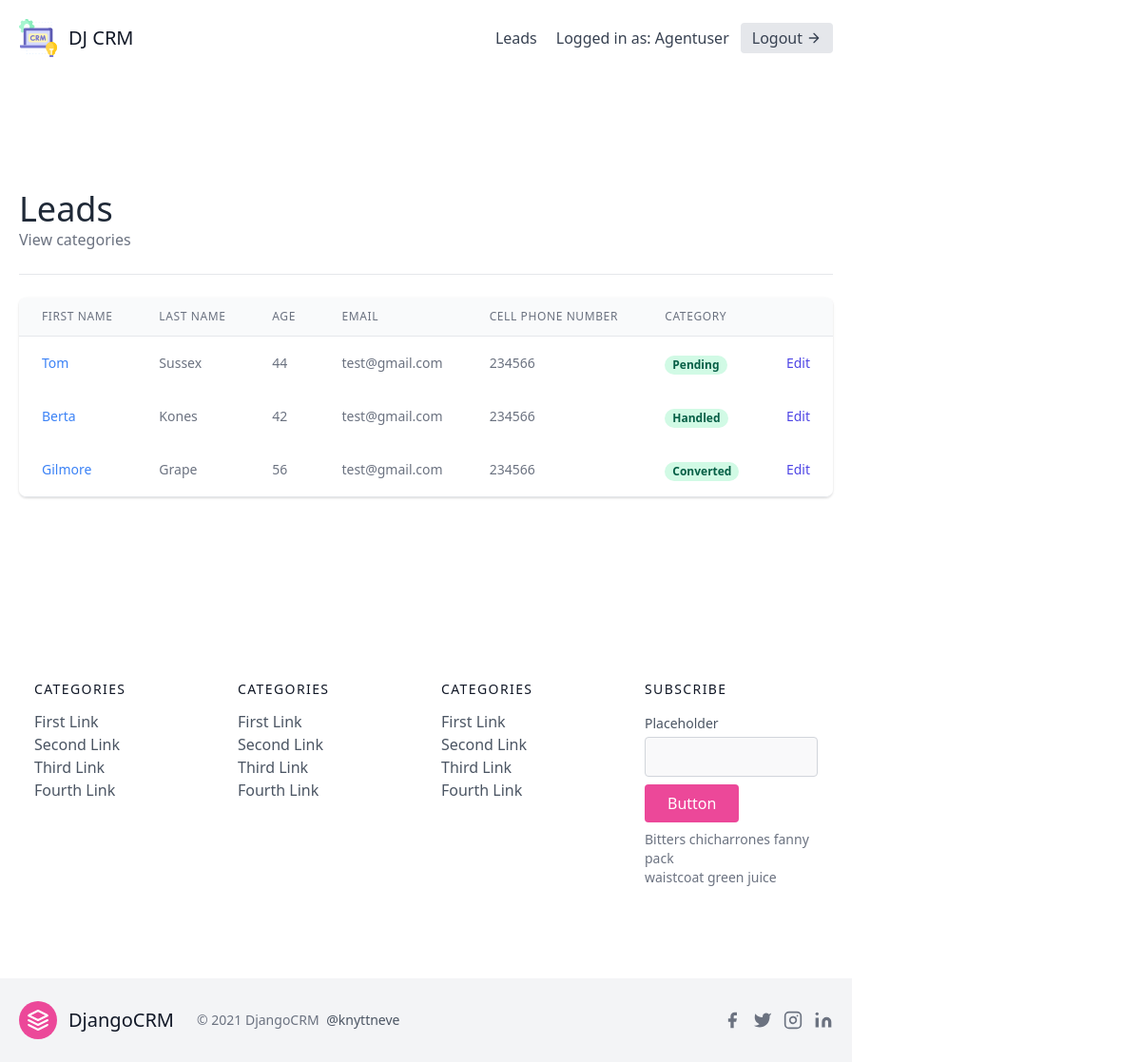
The page /leads/ (signed in) on the database its author committed.
### leads/models.py (models this page shows, shortened)
class User(AbstractUser):
    is_organisor = models.BooleanField(default=True)
    is_agent = models.BooleanField(default=False)

class Lead(models.Model):
    SOURCE_CHOICES = (
        ('Youtube', 'Youtube'),
        ('Google', 'Google'),
        ('Newsletter', 'Newsletter'),
    )
    first_name = models.CharField(max_length=255)
    last_name = models.CharField(max_length=255)
    age= models.IntegerField(default=0)
    agent = models.ForeignKey("Agent",null=True, blank=True, on_delete=models.SET_NULL)
    organisation = models.ForeignKey(UserProfile, on_delete=models.CASCADE, null=True, blank=True)
    category = models.ForeignKey("Category", related_name="leads", on_delete=models.SET_NULL, null=True, blank=True)
    description = models.TextField()
    date_added = models.DateTimeField(auto_now_add=True)
    phone_number = models.CharField(max_length=20)
    email = models.EmailField()
    profile_picture = models.ImageField(null=True, blank=True, upload_to="profile_pictures/")
    converted_date = models.DateTimeField(null=True, blank=True)

class Category(models.Model):
    name = models.CharField(max_length=30)
    organisation = models.ForeignKey(UserProfile, on_delete=models.CASCADE)

### leads/views.py (the view, shortened to what this page needs)
# urls.py: path('', LeadListView.as_view(), name='lead-list'), #the first arg is the url path, the second arg is the function
class LeadListView(LoginRequiredMixin, generic.ListView):
    template_name = "lead_list.html"
    context_object_name = "leads"
    def get_queryset(self):
        user = self.request.user
        if user.is_organisor:
            queryset = Lead.objects.filter(
                organisation=user.userprofile,
                agent__isnull=False
            )
        else:
            queryset = Lead.objects.filter(
                organisation=user.agent.organisation,
                agent__isnull=False
            )
            queryset = queryset.filter(agent__user=user)
        return queryset
    def get_context_data(self, **kwargs):
        context = super(LeadListView, self).get_context_data(**kwargs)
        user = self.request.user
        return context

### templates/lead_list.html (shortened to what this page needs)
{% extends "base.html" %}
{% block content %}
<section class="text-gray-700 body-font">
    <div class="container px-5 py-24 mx-auto flex flex-wrap">
        <div class="w-full mb-6 py-6 flex justify-between items-center border-b border-gray-200">
            <div>
                <h1 class="text-4xl text-gray-800">Leads</h1>
                <a class="text-gray-500 hover:text-blue-500" href="{% url 'leads:category-list' %}">
                    View categories
                </a>
            </div>
        </div>
        <div class="flex flex-col w-full">
            <div class="-my-2 overflow-x-auto sm:-mx-6 lg:-mx-8">
            <div class="py-2 align-middle inline-block min-w-full sm:px-6 lg:px-8">
                <div class="shadow overflow-hidden border-b border-gray-200 sm:rounded-lg">
                <table class="min-w-full divide-y divide-gray-200">
                    <thead class="bg-gray-50">
                        <tr>
                            <th scope="col" class="px-6 py-3 text-left text-xs font-medium text-gray-500 uppercase tracking-wider">
                            First Name
                            </th>
                            <th scope="col" class="px-6 py-3 text-left text-xs font-medium text-gray-500 uppercase tracking-wider">
                            Last Name
                            </th>
                            <th scope="col" class="px-6 py-3 text-left text-xs font-medium text-gray-500 uppercase tracking-wider">
                            Age
                            </th>
                            <th scope="col" class="px-6 py-3 text-left text-xs font-medium text-gray-500 uppercase tracking-wider">
                            Email
                            </th>
                            <th scope="col" class="px-6 py-3 text-left text-xs font-medium text-gray-500 uppercase tracking-wider">
                            Cell Phone Number
                            </th>
                            <th scope="col" class="px-6 py-3 text-left text-xs font-medium text-gray-500 uppercase tracking-wider">
                            Category
                            </th>
                            <th scope="col" class="relative px-6 py-3">
                            </th>
                        </tr>
                    </thead>
                    <tbody>
                        {% for lead in leads %}
                            <tr class="bg-white">
                                <td class="px-6 py-4 whitespace-nowrap text-sm font-medium text-gray-900">
                                    <a class="text-blue-500 hover:text-blue-800" href="{% url 'leads:lead-detail' lead.pk %}">{{ lead.first_name }}</a>
                                </td>
                                <td class="px-6 py-4 whitespace-nowrap text-sm text-gray-500">
                                    {{ lead.last_name }}
                                </td>
                                <td class="px-6 py-4 whitespace-nowrap text-sm text-gray-500">
                                    {{ lead.age }}
                                </td>
                                <td class="px-6 py-4 whitespace-nowrap text-sm text-gray-500">
                                    {{ lead.email }}
                                </td>
                                <td class="px-6 py-4 whitespace-nowrap text-sm text-gray-500">
                                    {{ lead.phone_number }}
                                </td>
                                <td class="px-6 py-4 whitespace-nowrap">
                                    {% if lead.category %}
                                        <span class="px-2 inline-flex text-xs leading-5 font-semibold rounded-full bg-green-100 text-green-800">
                                            {{ lead.category.name }}
                                        </span>
                                    {% else %}
                                        <span class="px-2 inline-flex text-xs leading-5 font-semibold rounded-full bg-gray-100 text-gray-800">
                                            Unassigned
                                        </span>
                                    {% endif %}
                                </td>
                                <td class="px-6 py-4 whitespace-nowrap text-right text-sm font-medium">
                                    <a href="{% url 'leads:lead-update' lead.pk %}" class="text-indigo-600 hover:text-indigo-900">
                                        Edit
                                    </a>
                                </td>
                            </tr>
                        {% empty %}
                        <p>There are currently no leads</p>
                        {% endfor %}
                    </tbody>
                </table>
                </div>
            </div>
            </div>
        </div>
    </div>
</section>
{% endblock content %}

### templates/base.html (shortened to what this page needs)
{% load static %}
<!DOCTYPE html>
<html>
  <head>
    <link href="{% static 'css/styles.css' %}" rel="stylesheet">
    <link href="https://unpkg.com/tailwindcss@^2/dist/tailwind.min.css" rel="stylesheet">
  </head>
  <body>
      <div class="max-w-4xl">
        {% include 'navbar.html' %}
        {% block content %}
        {% endblock %}
        {% include 'footer.html' %}
      </div>
  </body>
</html>

### templates/navbar.html (shortened to what this page needs)
<header class="text-gray-700 body-font">
  <div class="container mx-auto flex flex-wrap p-5 flex-col md:flex-row items-center">
    <a href="#" class="flex title-font font-medium items-center text-gray-900 mb-4 md:mb-0">
      <span class="ml-3 text-xl">DJ CRM</span>
    </a>
    <nav class="md:ml-auto flex flex-wrap items-center text-base justify-center">
      {% if not request.user.is_authenticated %}
        <a href="{% url 'signup' %}" class="mr-5 hover:text-gray-900">Signup</a>
      {% else %}
        <a href="{% url 'leads:lead-list' %}" class="mr-5 hover:text-gray-900">Leads</a>
      {% endif %}
    </nav>
    {% if request.user.is_authenticated %}
      Logged in as: {{ request.user.username }}
      <a href="{% url 'logout' %}" class="ml-3 inline-flex items-center bg-gray-200 border-0 py-1 px-3 focus:outline-none hover:bg-gray-300 rounded text-base mt-4 md:mt-0">
        Logout
          <svg fill="none" stroke="currentColor" stroke-linecap="round" stroke-linejoin="round" stroke-width="2" class="w-4 h-4 ml-1" viewBox="0 0 24 24">
              <path d="M5 12h14M12 5l7 7-7 7"></path>
          </svg>
      </a>
    {% endif %}
  </div>
</header>

### templates/footer.html
<footer class="text-gray-600 body-font">
    <div class="container px-5 py-24 mx-auto">
      <div class="flex flex-wrap md:text-left text-center order-first">
        <div class="lg:w-1/4 md:w-1/2 w-full px-4">
          <h2 class="title-font font-medium text-gray-900 tracking-widest text-sm mb-3">CATEGORIES</h2>
          <nav class="list-none mb-10">
            <li>
              <a class="text-gray-600 hover:text-gray-800">First Link</a>
            </li>
            <li>
              <a class="text-gray-600 hover:text-gray-800">Second Link</a>
            </li>
            <li>
              <a class="text-gray-600 hover:text-gray-800">Third Link</a>
            </li>
            <li>
              <a class="text-gray-600 hover:text-gray-800">Fourth Link</a>
            </li>
          </nav>
        </div>
        <div class="lg:w-1/4 md:w-1/2 w-full px-4">
          <h2 class="title-font font-medium text-gray-900 tracking-widest text-sm mb-3">CATEGORIES</h2>
          <nav class="list-none mb-10">
            <li>
              <a class="text-gray-600 hover:text-gray-800">First Link</a>
            </li>
            <li>
              <a class="text-gray-600 hover:text-gray-800">Second Link</a>
            </li>
            <li>
              <a class="text-gray-600 hover:text-gray-800">Third Link</a>
            </li>
            <li>
              <a class="text-gray-600 hover:text-gray-800">Fourth Link</a>
            </li>
          </nav>
        </div>
        <div class="lg:w-1/4 md:w-1/2 w-full px-4">
          <h2 class="title-font font-medium text-gray-900 tracking-widest text-sm mb-3">CATEGORIES</h2>
          <nav class="list-none mb-10">
            <li>
              <a class="text-gray-600 hover:text-gray-800">First Link</a>
            </li>
            <li>
              <a class="text-gray-600 hover:text-gray-800">Second Link</a>
            </li>
            <li>
              <a class="text-gray-600 hover:text-gray-800">Third Link</a>
            </li>
            <li>
              <a class="text-gray-600 hover:text-gray-800">Fourth Link</a>
            </li>
          </nav>
        </div>
        <div class="lg:w-1/4 md:w-1/2 w-full px-4">
          <h2 class="title-font font-medium text-gray-900 tracking-widest text-sm mb-3">SUBSCRIBE</h2>
          <div class="flex xl:flex-nowrap md:flex-nowrap lg:flex-wrap flex-wrap justify-center items-end md:justify-start">
            <div class="relative w-40 sm:w-auto xl:mr-4 lg:mr-0 sm:mr-4 mr-2">
              <label for="footer-field" class="leading-7 text-sm text-gray-600">Placeholder</label>
              <input type="text" id="footer-field" name="footer-field" class="w-full bg-gray-100 bg-opacity-50 rounded border border-gray-300 focus:bg-transparent focus:ring-2 focus:ring-pink-200 focus:border-pink-500 text-base outline-none text-gray-700 py-1 px-3 leading-8 transition-colors duration-200 ease-in-out">
            </div>
            <button class="lg:mt-2 xl:mt-0 flex-shrink-0 inline-flex text-white bg-pink-500 border-0 py-2 px-6 focus:outline-none hover:bg-pink-600 rounded">Button</button>
          </div>
          <p class="text-gray-500 text-sm mt-2 md:text-left text-center">Bitters chicharrones fanny pack
            <br class="lg:block hidden">waistcoat green juice
          </p>
        </div>
      </div>
    </div>
    <div class="bg-gray-100">
      <div class="container px-5 py-6 mx-auto flex items-center sm:flex-row flex-col">
        <a class="flex title-font font-medium items-center md:justify-start justify-center text-gray-900">
          <svg xmlns="http://www.w3.org/2000/svg" fill="none" stroke="currentColor" stroke-linecap="round" stroke-linejoin="round" stroke-width="2" class="w-10 h-10 text-white p-2 bg-pink-500 rounded-full" viewBox="0 0 24 24">
            <path d="M12 2L2 7l10 5 10-5-10-5zM2 17l10 5 10-5M2 12l10 5 10-5"></path>
          </svg>
          <span class="ml-3 text-xl">DjangoCRM</span>
        </a>
        <p class="text-sm text-gray-500 sm:ml-6 sm:mt-0 mt-4">© 2021 DjangoCRM
          <a href="https://twitter.com/knyttneve" rel="noopener noreferrer" class="text-gray-600 ml-1" target="_blank">@knyttneve</a>
        </p>
        <span class="inline-flex sm:ml-auto sm:mt-0 mt-4 justify-center sm:justify-start">
          <a class="text-gray-500">
            <svg fill="currentColor" stroke-linecap="round" stroke-linejoin="round" stroke-width="2" class="w-5 h-5" viewBox="0 0 24 24">
              <path d="M18 2h-3a5 5 0 00-5 5v3H7v4h3v8h4v-8h3l1-4h-4V7a1 1 0 011-1h3z"></path>
            </svg>
          </a>
          <a class="ml-3 text-gray-500">
            <svg fill="currentColor" stroke-linecap="round" stroke-linejoin="round" stroke-width="2" class="w-5 h-5" viewBox="0 0 24 24">
              <path d="M23 3a10.9 10.9 0 01-3.14 1.53 4.48 4.48 0 00-7.86 3v1A10.66 10.66 0 013 4s-4 9 5 13a11.64 11.64 0 01-7 2c9 5 20 0 20-11.5a4.5 4.5 0 00-.08-.83A7.72 7.72 0 0023 3z"></path>
            </svg>
          </a>
          <a class="ml-3 text-gray-500">
            <svg fill="none" stroke="currentColor" stroke-linecap="round" stroke-linejoin="round" stroke-width="2" class="w-5 h-5" viewBox="0 0 24 24">
              <rect width="20" height="20" x="2" y="2" rx="5" ry="5"></rect>
              <path d="M16 11.37A4 4 0 1112.63 8 4 4 0 0116 11.37zm1.5-4.87h.01"></path>
            </svg>
          </a>
          <a class="ml-3 text-gray-500">
            <svg fill="currentColor" stroke="currentColor" stroke-linecap="round" stroke-linejoin="round" stroke-width="0" class="w-5 h-5" viewBox="0 0 24 24">
              <path stroke="none" d="M16 8a6 6 0 016 6v7h-4v-7a2 2 0 00-2-2 2 2 0 00-2 2v7h-4v-7a6 6 0 016-6zM2 9h4v12H2z"></path>
              <circle cx="4" cy="4" r="2" stroke="none"></circle>
            </svg>
          </a>
        </span>
      </div>
    </div>
  </footer>

### templates/scripts.html (shortened to what this page needs)
{% load static %}

### rows shown on the page
User: user.username "Agentuser"
Lead: first_name "Tom", last_name "Sussex", age "44", email "test@gmail.com", phone_number "234566", category.name "Pending"
Lead: first_name "Berta", last_name "Kones", age "42", email "test@gmail.com", phone_number "234566", category.name "Handled"
Lead: first_name "Gilmore", last_name "Grape", age "56", email "test@gmail.com", phone_number "234566", category.name "Converted"
